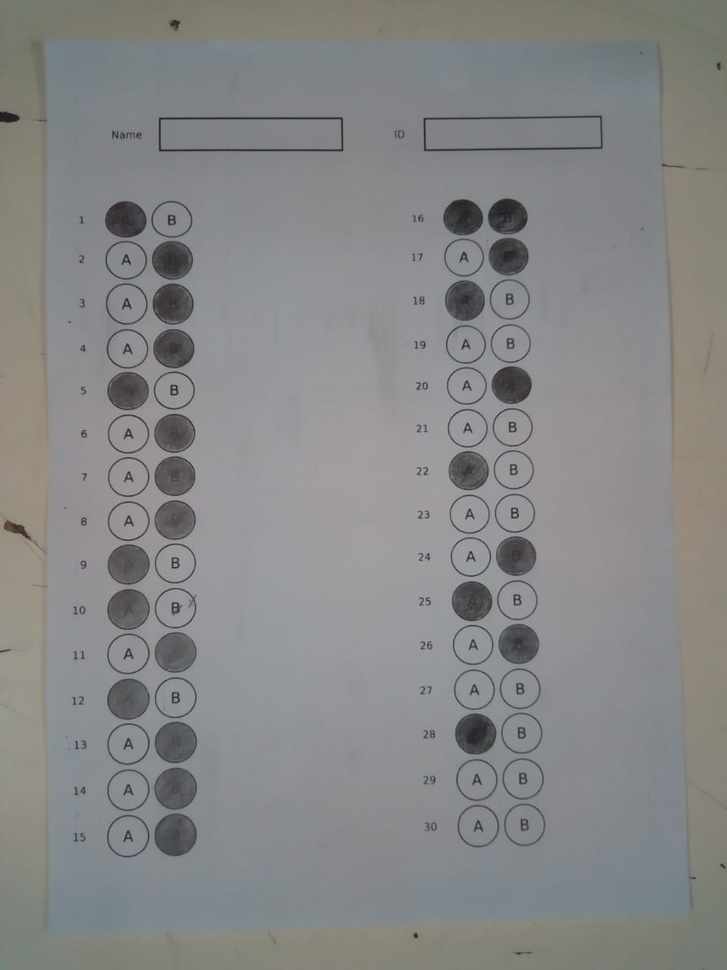
#> input picture BubbleSheet/dataset/inputs/CameraTwo0.jpeg, 727 x 970 px, shrunk from 960 x 1280 before the run
$ jupyter execute BubbleSheet.ipynb
#> lines starting #> are read from the running program, lines starting #| are printed output that depends on the picture; after the words box and inside, x2 and y2 are one past the last pixel; in counts of white or black regions, pixels touching at a corner belong together
### BubbleSheet/utils/commonfunctions.py


import skimage.io as io
import matplotlib.pyplot as plt
import numpy as np
from skimage.exposure import histogram
from matplotlib.pyplot import bar
from skimage.color import rgb2gray, rgb2hsv

# Convolution:
from scipy.signal import convolve2d
from scipy import fftpack
import math

from skimage.util import random_noise
from skimage.filters import median
from skimage.feature import canny

import cv2 as cv
# Edges
from skimage.filters import sobel_h, sobel, sobel_v, roberts, prewitt

# Show the figures / plots inside the notebook


def show_images(images, titles=None):
    # This function is used to show image(s) with titles by sending an array of images and an array of associated titles.
    # images[0] will be drawn with the title titles[0] if exists
    # You aren't required to understand this function, use it as-is.
    n_ims = len(images)
    if titles is None:
        titles = ['(%d)' % i for i in range(1, n_ims + 1)]
    fig = plt.figure()
    n = 1
    for image, title in zip(images, titles):
        a = fig.add_subplot(1, n_ims, n)
        if image.ndim == 2:
            plt.gray()
        plt.imshow(image)
        a.set_title(title)
        n += 1
    fig.set_size_inches(np.array(fig.get_size_inches()) * n_ims)
    plt.show()


# [13 lines left out: functions showHist, gaussianFilter, not called in this run]

def cannyEdge(img,sigma=1,thres1=100,thres2=200):
    #     edges = abs(canny(img,sigma = sigma))
    #     img = (img*255).astype(np.uint8)
    edges = cv.Canny(img,thres1,thres2,L2gradient = True)
    return edges

# [4 lines left out: function adaptiveThresholding, not called in this run]


def closing(img, kernel):
    closing = cv.morphologyEx(img, cv.MORPH_CLOSE, kernel)
    return closing


def opening(img, kernel):
    closing = cv.morphologyEx(img, cv.MORPH_OPEN, kernel)
    return closing

def dilate(img, kernel):
    closing = cv.dilate(img, kernel, iterations=1)
    return closing

def erode(img, kernel):
    closing = cv.erode(img, kernel, iterations=1)
    return closing

### BubbleSheet/BubbleSheet.ipynb
[cell 1]
# import from skimage
from skimage.color import rgb2gray
from skimage.filters import sobel, sobel_h, sobel_v, prewitt, roberts, gaussian
from skimage.feature import canny
import skimage.io as io
import cv2 as cv

from scipy.spatial import distance as dist

# import from matplotlib
import matplotlib.pyplot as plt

# import from numpy
import numpy as np

# import utils
from utils.commonfunctions import *

[cell 2]
# img = io.imread("datasets/dataset_module1/01.jpg")

# read image 1.jpg
img = cv.imread('dataset/inputs/CameraTwo0.jpeg',0)
#> img: shape (970, 727); min 26, max 170, mean 135
# colored_img = cv.imread('datasets/dataset_module1/01.jpg')
# img = cv.imread('datasets/dataset_module1/11.jpg',0)

# # convert to greyscale
# grey_scale = img
# # blurredImg = img
# # blurredImg =  cv.medianBlur(img,7)
# blurredImg = cv.GaussianBlur(img,(5,5),0)
# # blurredImg = gaussian(img,sigma = 2)

# print(img.shape)

[cell 3]
# show_images([img,blurredImg])

[cell 4]
# binaryImg = cv.adaptiveThreshold(blurredImg,255,cv.ADAPTIVE_THRESH_GAUSSIAN_C,cv.THRESH_BINARY,59,3)
# # ret,binaryImg = cv.threshold(blurredImg,147,255,cv.THRESH_BINARY)
# show_images([img,blurredImg,binaryImg])

[cell 5]
# median =  cv.medianBlur(binaryImg,5)
# median =  cv.medianBlur(median,5)
# show_images([img,blurredImg,binaryImg,median])

[cell 6]
# [4 lines of commented-out code are left out]

[cell 7]
# [4 lines of commented-out code are left out]

[cell 8]
# use canny to detect edges
cannyEdges = cannyEdge(img)
#> in cannyEdge, `edges = cv.Canny(img,thres1,thres2,L2gradient = True)`:
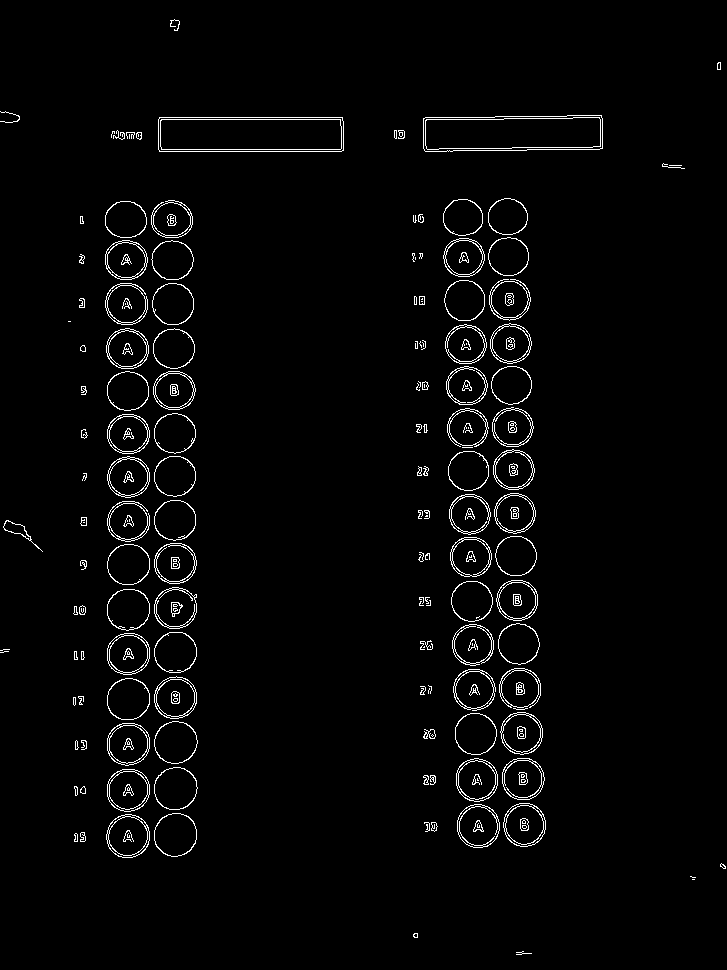
#> edges: shape (970, 727); 2.5% white in thin lines or dots

show_images([cannyEdges])
#> in show_images, `n_ims = len(images)`: n_ims = 1
#> the loop in show_images, `for image, title in zip(images, titles):` made 1 pass
#> (title, n) on pass 1: ('(1)', 2)
#> after the loop in show_images, `for image, title in zip(images, titles):`: n = 2

[cell 9]
# Finding Contours
# Use a copy of the image e.g. edged.copy()
# since findContours alters the image
img_cpy = img.copy()
img_cpy = cv.adaptiveThreshold(img_cpy,255,cv.ADAPTIVE_THRESH_GAUSSIAN_C,cv.THRESH_BINARY,59,3)
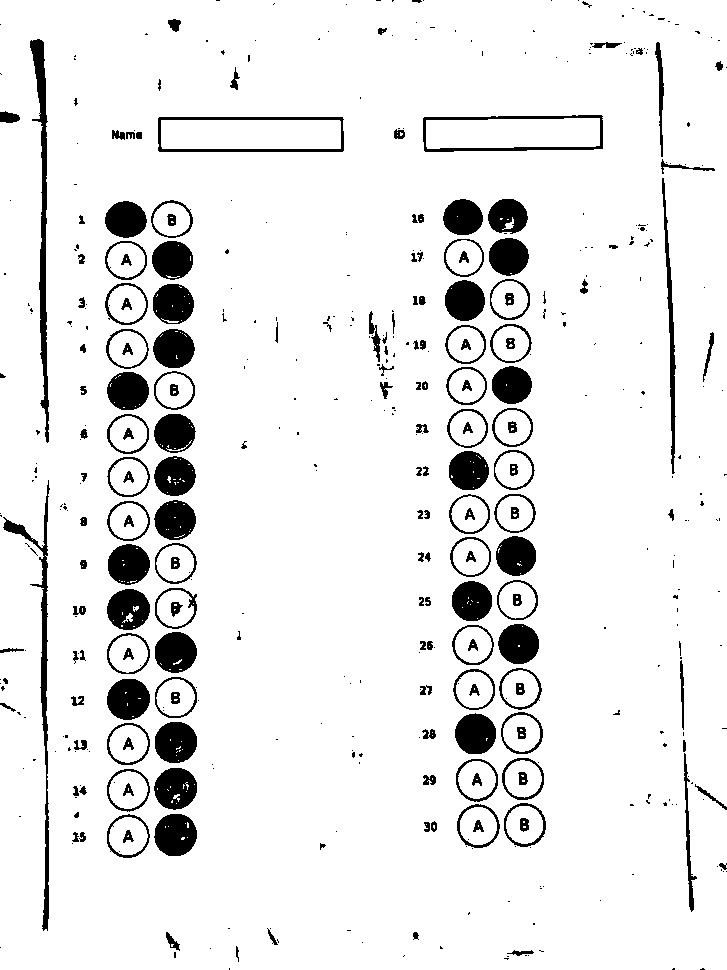
#> img_cpy: shape (970, 727); 91.6% white; 489 black regions (299 under 20 px)
contours, hierarchy = cv.findContours(cannyEdges,
    cv.RETR_EXTERNAL, cv.CHAIN_APPROX_NONE)
#> contours = 143 contours, 60 with area under 20; largest, box (x1, y1, x2, y2) and area: (158, 117, 344, 152) 6282, (423, 115, 603, 152) 5992, (106, 814, 150, 858) 1468, (154, 813, 197, 857) 1448, (457, 804, 500, 848) 1444

white_img_contours = np.ones(img_cpy.shape)
sorted_contours = sorted(contours, key=cv.contourArea)
#> sorted_contours has the same summary as contours
for contour in sorted_contours:
    x,y,w,h = cv.boundingRect(contour)
    if w/h >= 0.7 and w/h <=1.3:
        cv.fillPoly(white_img_contours, pts =[contour], color=(0,0,0))
#> this loop made 143 passes
#> (x, y, w, h) on passes 1, 3, 4, 5, 6, 7, 8, 9, 12, 13, 14, 16: (516, 951, 16, 4), (690, 876, 6, 2), (513, 708, 15, 2), (428, 688, 2, 6), (0, 651, 9, 2), (0, 649, 10, 2), (462, 447, 11, 1), (422, 342, 2, 5), (669, 165, 13, 1), (129, 134, 1, 5), (428, 685, 4, 9), (418, 381, 3, 7)
#> (contour, x, y, w, h) on passes 2, 10, 11, 15: ([[692, 879], [693, 879], [694, 879], [693, 879]], 692, 879, 3, 1), ([[68, 321], [69, 321], [70, 321], [69, 321]], 68, 321, 3, 1), ([[415, 257], [415, 258], [415, 259], [415, 258]], 415, 257, 1, 3), ([[424, 646], [423, 647], [424, 647]], 423, 646, 2, 2)
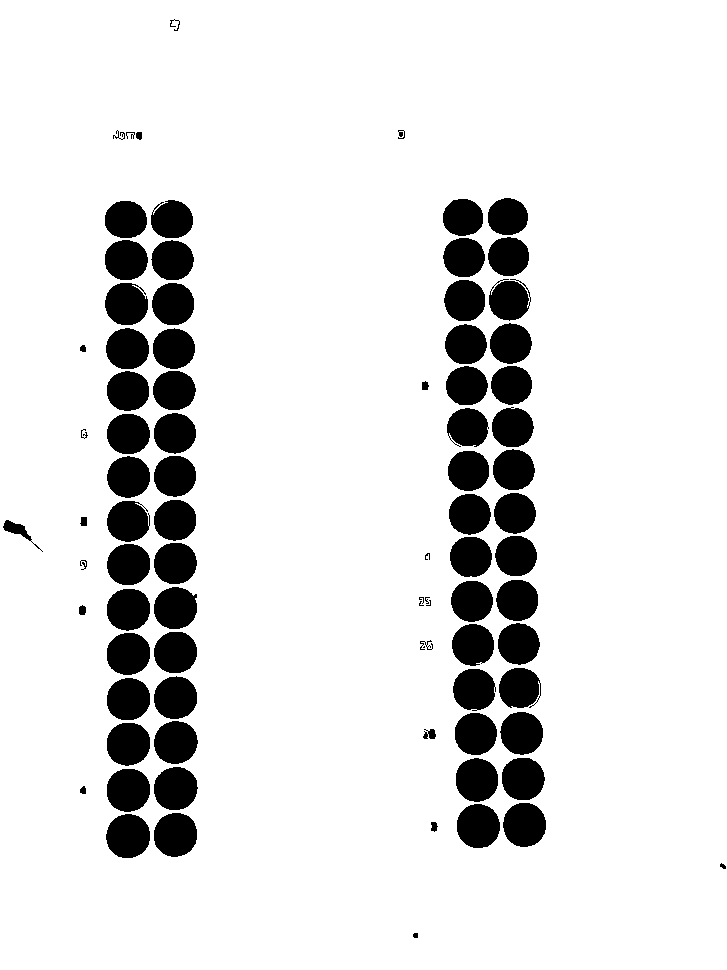
#> white_img_contours: shape (970, 727) float64; values 0 (black) and 1 (white), 88.1% white; 84 black regions (5 under 20 px), largest, box (x1, y1, x2, y2) and area: (106, 814, 150, 858) 1530, (154, 813, 197, 857) 1511, (457, 804, 500, 848) 1506
show_images([white_img_contours,img])
#> the loop in show_images (call 2), `for image, title in zip(images, titles):` made 2 passes
#> (title, n) on passes 1 to 2: ('(1)', 2), ('(2)', 3)

[cell 10]
kernel = np.ones((15,15))
dilatedImg = dilate(white_img_contours, kernel)
#> in dilate, `closing = cv.dilate(img, kernel, iterations=1)`: closing: shape (970, 727) float64; values 0 (black) and 1 (white), 96.4% white; 60 black regions, largest, box (x1, y1, x2, y2) and area: (115, 822, 142, 850) 516, (162, 821, 189, 849) 507, (465, 812, 492, 840) 501

kernel = np.ones((15,15))
erodedImg2 = erode(dilatedImg, kernel)
#> in erode, `closing = cv.erode(img, kernel, iterations=1)`: closing: shape (970, 727) float64; values 0 (black) and 1 (white), 88.7% white; 60 black regions, largest, box (x1, y1, x2, y2) and area: (108, 815, 149, 857) 1482, (155, 814, 196, 856) 1473, (458, 805, 499, 847) 1467

kernel = np.ones((18,18))
erodedImg = erode(erodedImg2, kernel)
#> in erode (call 2), `closing = cv.erode(img, kernel, iterations=1)`:
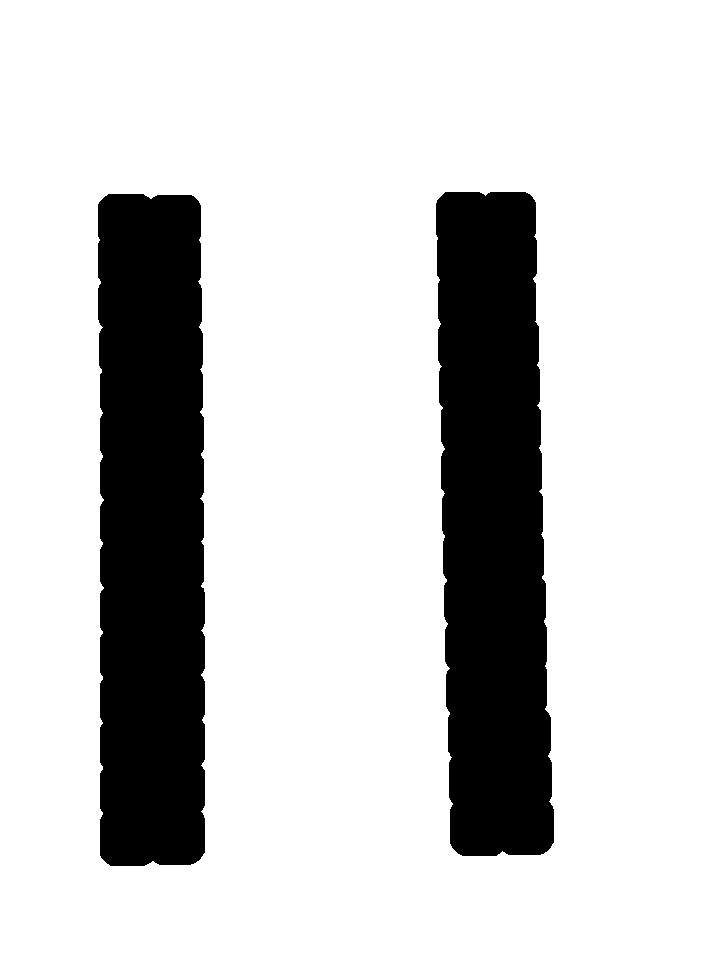
#> closing: shape (970, 727) float64; values 0 (black) and 1 (white), 80.8% white; 2 black regions
show_images([white_img_contours,erodedImg,erodedImg2])

[cell 11]
contours, hierarchy = cv.findContours((255 - erodedImg*255).astype("uint8"),
    cv.RETR_EXTERNAL, cv.CHAIN_APPROX_NONE)
#> contours = 2 contours; box (x1, y1, x2, y2) and area: (98, 194, 205, 866) 68378, (436, 192, 554, 856) 65735
white_img_large_contours = np.ones(img_cpy.shape)
# computes the bounding box for the contour, and draws it on the frame,

dimensions_contours = []
for contour in contours:
    (x,y,w,h) = cv.boundingRect(contour)
    dimensions_contours.append( (x,y,w,h))
    cv.rectangle(white_img_large_contours, (x,y), (x+w,y+h), (0, 0, 0), 2)
#> this loop made 2 passes
#> (x, y, w, h) on passes 1 to 2: (98, 194, 107, 672), (436, 192, 118, 664)
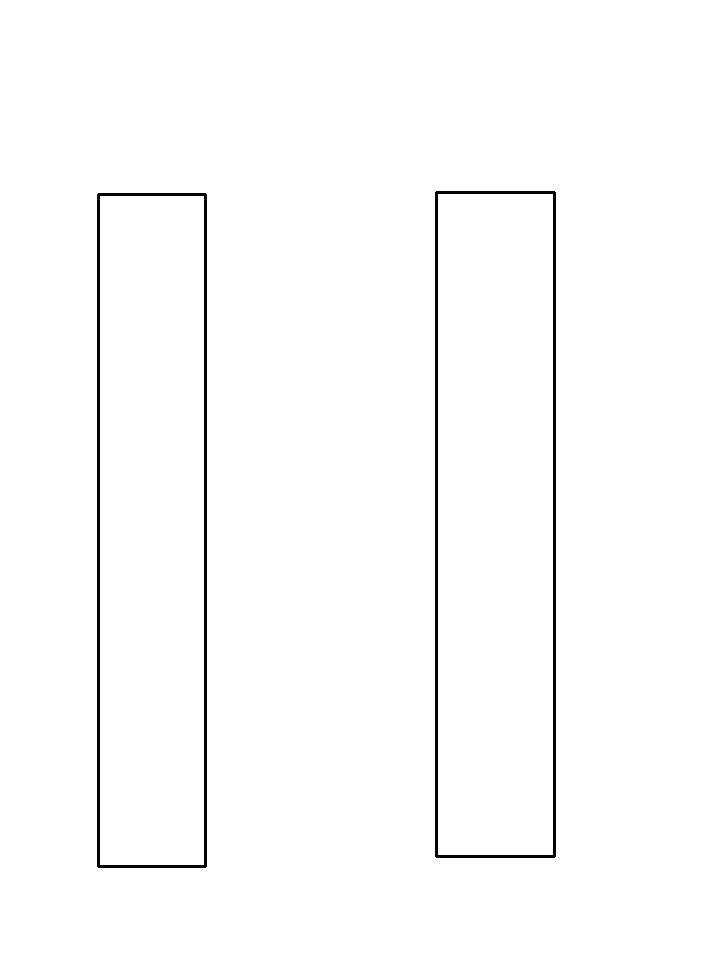
#> white_img_large_contours: shape (970, 727) float64; values 0 (black) and 1 (white), 98.7% white; 2 black regions, box (x1, y1, x2, y2) and area: (435, 191, 556, 858) 4688, (97, 193, 207, 868) 4670
#> after the loop, dimensions_contours = [(98, 194, 107, 672), (436, 192, 118, 664)]
print(dimensions_contours)
#| [(98, 194, 107, 672), (436, 192, 118, 664)]
show_images([white_img_large_contours])

[cell 12]
croped_images = []

for dimension in dimensions_contours:
    (x,y,w,h) = dimension
    croped_images.append(img_cpy[y:y+h,x:x+w])
#> after the loop, croped_images = 2 items
show_images(croped_images)
#> in show_images (call 5), `n_ims = len(images)`: n_ims = 2
#> the loop in show_images (call 5), `for image, title in zip(images, titles):` made 2 passes
#> after the loop in show_images (call 5), `for image, title in zip(images, titles):`: n = 3
#> in show_images (call 5), `plt.show()`:
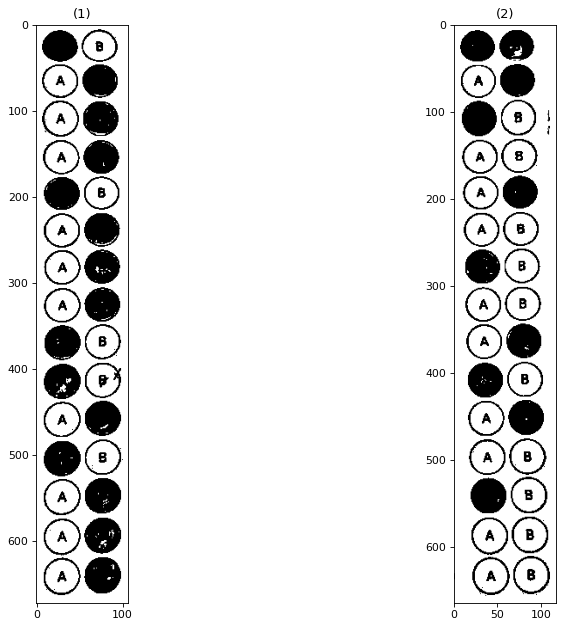
#> figure drawn by matplotlib, 2 panels

[cell 13]
def find_contours_to_rect(img):
    contours, hierarchy = cv.findContours((255-img).astype("uint8"),
    cv.RETR_EXTERNAL, cv.CHAIN_APPROX_NONE)
    white_img_large_contours = np.ones(img.shape)
    # computes the bounding box for the contour, and draws it on the frame,

    sorted_contours = sorted(contours, key=lambda ctr: cv.boundingRect(ctr)[1])
    dimensions_contours = []
    for contour in sorted_contours:
        (x,y,w,h) = cv.boundingRect(contour)
        if w/h >= 0.9 and w/h <=1.1:
            dimensions_contours.append((x,y,w,h))
            cv.rectangle(white_img_large_contours, (x,y), (x+w,y+h), (0, 0, 0), 2)
    print(len(dimensions_contours))
    return white_img_large_contours,dimensions_contours

contour_cropped_imgs = []
dimensions_cropped_imgs = []
for image in croped_images:
    result_img,result_dimenstion = find_contours_to_rect(image)
    contour_cropped_imgs.append([result_img])
    dimensions_cropped_imgs.append(result_dimenstion)
    show_images([result_img])
#> this loop made 2 passes
#> (n_ims in show_images, titles in show_images) on passes 1 to 2: (1, ['(1)']), (1, ['(1)'])
#| 30
#| 34
#> pass 1, `result_img,result_dimenstion = find_contours_to_rect(image)`:
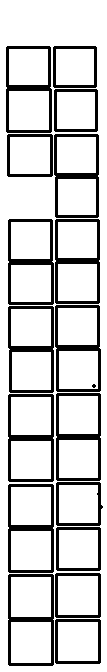
#> result_img: shape (672, 107) float64; values 0 (black) and 1 (white), 81.5% white; 18 black regions (1 under 20 px), largest, box (x1, y1, x2, y2) and area: (8, 484, 54, 573) 1006, (8, 394, 54, 482) 1000, (6, 46, 52, 133) 988
#> after the loop, contour_cropped_imgs = 2 items; dimensions_cropped_imgs = 2 items

contours_count = []
non_overlapped_cnts = []
for dimensions_cropped_img in dimensions_cropped_imgs[0]:
    isOverlapped = False
    for contour in non_overlapped_cnts:
        (x,y,w,h) = dimensions_cropped_img
        (x1,y1,w1,h1) = contour
        if (x>=x1 and x<=x1+w1) or (x+w>=x1 and x+w<=x1+w1):
            isOverlapped = True
            break
    if isOverlapped:
        contours_count.append(len(non_overlapped_cnts))
        non_overlapped_cnts = []
        non_overlapped_cnts.append(dimensions_cropped_img)
    else:
        non_overlapped_cnts.append(dimensions_cropped_img)
#> this loop made 30 passes
#> dimensions_cropped_img on passes 1 to 12: (54, 47, 41, 39), (7, 47, 42, 39), (7, 89, 43, 42), (55, 90, 41, 40), (55, 135, 42, 39), (8, 135, 43, 40), (56, 177, 41, 39), (56, 220, 42, 39), (9, 220, 42, 40), (56, 262, 42, 40), (9, 263, 43, 40), (56, 306, 42, 40)
#> after the loop, contours_count = [2, 2, 2, 1, 2, 2, 2, 2, 3, 2, 2, 2, 2, 2]
    #print(non_overlapped_cnts)

print(contours_count)
#| [2, 2, 2, 1, 2, 2, 2, 2, 3, 2, 2, 2, 2, 2]

[cell 14]
contours_count = np.array(contours_count)
frequency = [0]*np.max(contours_count+1)
#> frequency = [0, 0, 0, 0]

for count in contours_count:
    frequency[count] = frequency[count] + 1
#> this loop made 14 passes
#> count on passes 1, 4, 5, 6, 7, 8, 9, 10, 11, 12, 13, 14: 2, 1, 2, 2, 2, 2, 3, 2, 2, 2, 2, 2
#> after the loop, frequency = [0, 1, 12, 1]
print(frequency)
#| [0, 1, 12, 1]
answer_count = frequency.index(max(frequency))
#> answer_count = 2
print(answer_count)
#| 2

[cell 15]
groups_questions_answers = []
for i in range(len(dimensions_cropped_imgs)):
    dimensions_cropped_img = dimensions_cropped_imgs[i]
    question_count = len(dimensions_cropped_img)//answer_count
    questions_answers = []
    print(answer_count,question_count)
    groups_questions_answers.append([])
    for question in range(question_count):
        questions_answers = []
        cropped_answers = []
        for j in range(answer_count):
            (x,y,w,h) = dimensions_cropped_img[question*answer_count+j]
            cropped_answers.append((x,croped_images[i][y:y+h, x:x+w]))
        sorted_cropped_answers = sorted(cropped_answers,key=lambda ans: ans[0])

        for cropped_answer in sorted_cropped_answers:
            #show_images([cropped_answer[1]])
            questions_answers.append(cropped_answer[1])
        groups_questions_answers[i].append(questions_answers)
#> this loop made 2 passes
#> question_count on passes 1 to 2: 15, 17
#| 2 15
#| 2 17
#> after the loop, groups_questions_answers = 2 items

[cell 16]
# print(groups_questions_answers[0][0].shape)
# print(len(groups_questions_answers[0][0]))
# show_images(groups_questions_answers[0])
count = 0
print("groups_questions_answers",len(groups_questions_answers))
#| groups_questions_answers 2
for group in groups_questions_answers:
    print("group",len(group))
    for question in group:
        show_images(question)
#> this loop made 2 passes
#| group 15
#| group 17
#> pass 1, in show_images (call 22), `plt.show()`:
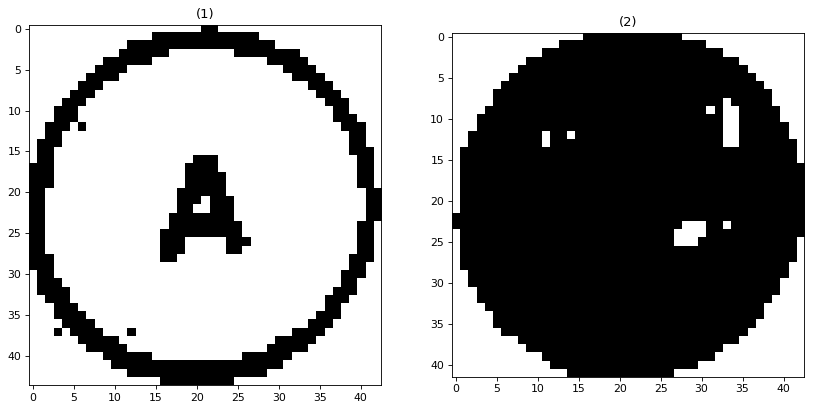
#> figure drawn by matplotlib, 2 panels
#> pass 2, in show_images (call 37), `plt.show()`:
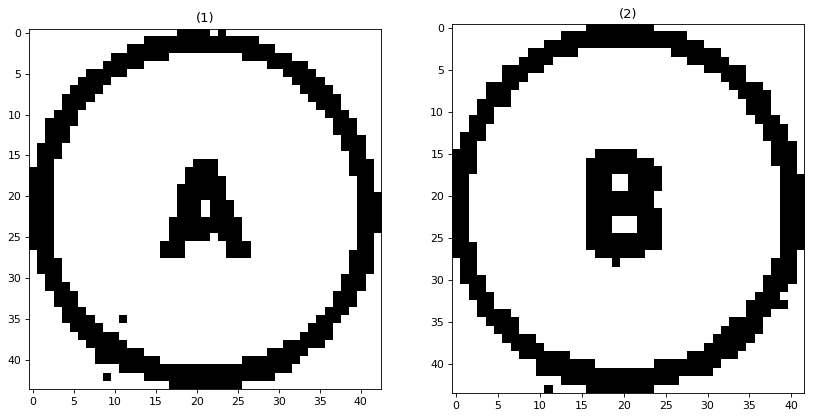
#> figure drawn by matplotlib, 2 panels


        #print(question)
#         show_images(question)

[cell 17]
question_index = 0
for group in groups_questions_answers:
#     group_ans = []
    for question in group:
        question_index = question_index+1
        ans = []
        for i in range(answer_count):
            choice = question[i]
            #print(np.sum(choice), 0.5*(255*choice.shape[0]*choice.shape[1]))
            if np.sum(choice) < 0.5*(255*choice.shape[0]*choice.shape[1]):
                ans.append(i+1)
        print("answer(s) for question ",question_index,"is",ans)
#> this loop made 2 passes
#> (printed output is left out)
#> after the loop, question_index = 32
